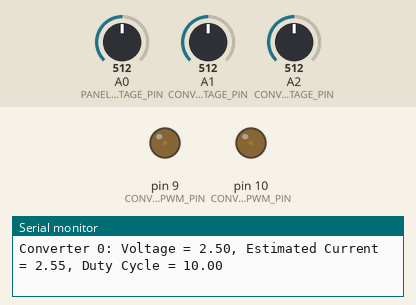
A sketch run on a simulated Arduino Uno, built with avr-gcc and run on an emulated ATmega328P. Shown: output pins drawn as LEDs (lit = HIGH), the last lines printed to the serial monitor. The test bench sets the inputs (shaded band); at power-on: A1 (CONVERTER1_VOLTAGE_PIN) = 512, A0 (PANEL_VOLTAGE_PIN) = 512, A2 (CONVERTER2_VOLTAGE_PIN) = 512.

Above: at 1.2 s.
1.3 s: A1 (CONVERTER1_VOLTAGE_PIN) set to 122
At 4.0 s:
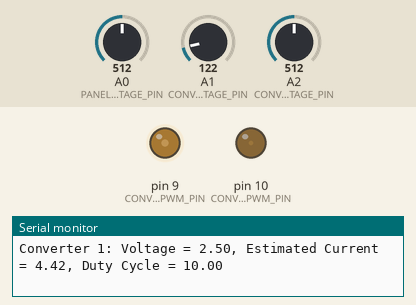
4.5 s: A0 (PANEL_VOLTAGE_PIN) set to 644
At 6.3 s:
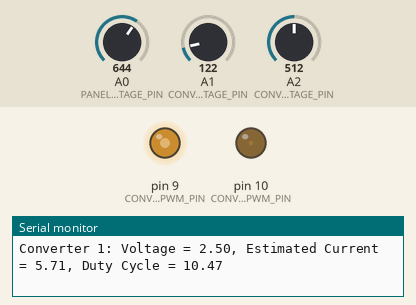
7.7 s: A0 (PANEL_VOLTAGE_PIN) set to 666
At 8.6 s:
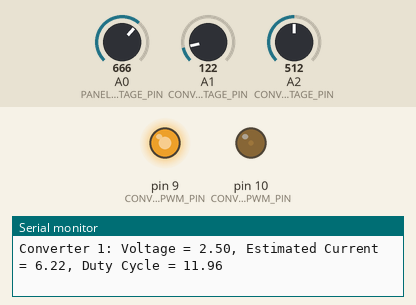
10.9 s: A2 (CONVERTER2_VOLTAGE_PIN) set to 122
14.1 s: A1 (CONVERTER1_VOLTAGE_PIN) set to 900
At 14.6 s:
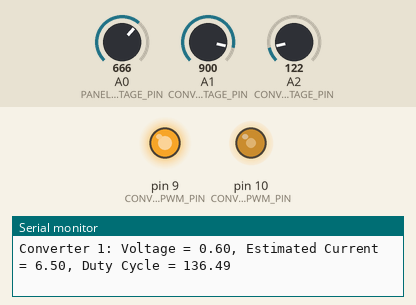
17.3 s: A2 (CONVERTER2_VOLTAGE_PIN) set to 716
Timing chart, 0 to 26.8 s (numbered marks = the images above; inputs shaded):
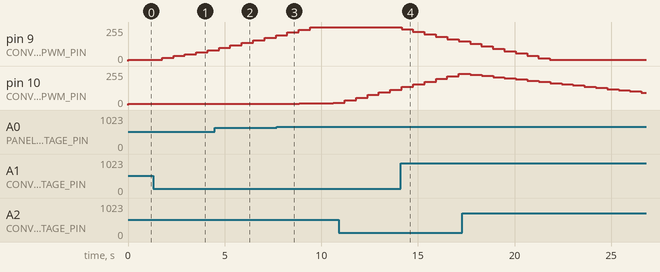

The sketch:

infer5cap.ino
```cpp
#include <Arduino.h>

// Pin Definitions
#define PANEL_VOLTAGE_PIN A0        // Analog input for panel voltage
#define CONVERTER1_VOLTAGE_PIN A1   // Voltage output of first DC-DC converter
#define CONVERTER2_VOLTAGE_PIN A2   // Voltage output of second DC-DC converter
#define CONVERTER1_PWM_PIN 9        // PWM pin for first converter
#define CONVERTER2_PWM_PIN 10       // PWM pin for second converter

// Configuration Parameters
const float TARGET_VOLTAGE_RATIO = 0.80;  // Target voltage maintenance (80%)
const int NUM_CONVERTERS = 2;
const float MAX_PWM_DUTY_CYCLE = 255.0;   // 8-bit PWM
const float MIN_PWM_DUTY_CYCLE = 10.0;    // Minimum duty cycle to prevent stalling

// System Dynamics Parameters
const float PANEL_CAPACITANCE = 100e-6;   // Fixed panel capacitor (100µF)
const float SAMPLING_PERIOD = 0.5;        // Sampling period in seconds
const float PANEL_INTERNAL_RESISTANCE = 0.5; // Estimated panel internal resistance

// Converter Priority Ranks (lower number = higher priority)
const int CONVERTER_PRIORITIES[NUM_CONVERTERS] = {1, 2};

class SolarConverter {
private:
    int voltagePin;
    int pwmPin;
    float currentDutyCycle;
    int priority;

    // Dynamic inference variables
    float previousVoltage;
    float previousCurrent;
    unsigned long lastUpdateTime;

public:
    SolarConverter(int _voltagePin, int _pwmPin, int _priority)
        : voltagePin(_voltagePin), pwmPin(_pwmPin), priority(_priority),
          currentDutyCycle(MIN_PWM_DUTY_CYCLE),
          previousVoltage(0), previousCurrent(0), lastUpdateTime(0) {}

    void initialize() {
        pinMode(pwmPin, OUTPUT);
        pinMode(voltagePin, INPUT);
    }

    float readVoltage() {
        return analogRead(voltagePin) * (5.0 / 1023.0);
    }

    float inferencePanelCurrent(float panelVoltage) {
        unsigned long currentTime = millis();
        float deltaTime = (currentTime - lastUpdateTime) / 1000.0;  // Convert to seconds

        if (deltaTime < SAMPLING_PERIOD) {
            return previousCurrent;  // Return last calculated current if sampling period not met
        }

        // Voltage change due to capacitor discharge and load
        float voltageChange = previousVoltage - panelVoltage;

        // Current inference using capacitor discharge equation
        // I = C * (dV/dt) + V/R
        float currentByCapacitor = PANEL_CAPACITANCE * (voltageChange / deltaTime);
        float currentByResistance = panelVoltage / PANEL_INTERNAL_RESISTANCE;

        float estimatedCurrent = currentByCapacitor + currentByResistance;

        // Exponential moving average for smoother estimation
        const float ALPHA = 0.3;
        estimatedCurrent = ALPHA * estimatedCurrent + (1 - ALPHA) * previousCurrent;

        // Update tracking variables
        previousVoltage = panelVoltage;
        previousCurrent = estimatedCurrent;
        lastUpdateTime = currentTime;

        return estimatedCurrent;
    }

    void adjustDutyCycle(float panelVoltage, float estimatedCurrent) {
        float currentVoltage = readVoltage();
        float targetVoltage = panelVoltage * TARGET_VOLTAGE_RATIO;

        // Advanced duty cycle adjustment considering current
        float voltageError = targetVoltage - currentVoltage;
        float currentError = estimatedCurrent - previousCurrent;

        // Proportional-Derivative like adjustment
        float dutyCycleAdjustment =
            (voltageError * 10.0) +  // Proportional voltage term
            (currentError * 5.0);    // Current change term

        // Update duty cycle with bounded adjustment
        currentDutyCycle = constrain(
            currentDutyCycle + dutyCycleAdjustment,
            MIN_PWM_DUTY_CYCLE,
            MAX_PWM_DUTY_CYCLE
        );

        analogWrite(pwmPin, currentDutyCycle);
    }

    int getPriority() const {
        return priority;
    }

    float getCurrentDutyCycle() const {
        return currentDutyCycle;
    }
};

// Array of converters
SolarConverter converters[] = {
    SolarConverter(CONVERTER1_VOLTAGE_PIN, CONVERTER1_PWM_PIN, CONVERTER_PRIORITIES[0]),
    SolarConverter(CONVERTER2_VOLTAGE_PIN, CONVERTER2_PWM_PIN, CONVERTER_PRIORITIES[1])
};

void setup() {
    Serial.begin(9600);  // For debugging

    // Initialize converters
    for (int i = 0; i < NUM_CONVERTERS; i++) {
        converters[i].initialize();
    }
}

void loop() {
    // Read panel voltage
    float panelVoltage = analogRead(PANEL_VOLTAGE_PIN) * (5.0 / 1023.0);

    // Sort converters by priority
    SolarConverter* sortedConverters[NUM_CONVERTERS];
    for (int i = 0; i < NUM_CONVERTERS; i++) {
        sortedConverters[i] = &converters[i];
    }

    // Simple bubble sort by priority
    for (int i = 0; i < NUM_CONVERTERS - 1; i++) {
        for (int j = 0; j < NUM_CONVERTERS - i - 1; j++) {
            if (sortedConverters[j]->getPriority() > sortedConverters[j+1]->getPriority()) {
                SolarConverter* temp = sortedConverters[j];
                sortedConverters[j] = sortedConverters[j+1];
                sortedConverters[j+1] = temp;
            }
        }
    }

    // Process converters in priority order
    for (int i = 0; i < NUM_CONVERTERS; i++) {
        // Infer panel current using system dynamics
        float estimatedCurrent = sortedConverters[i]->inferencePanelCurrent(panelVoltage);

        // Adjust duty cycle considering voltage and current dynamics
        sortedConverters[i]->adjustDutyCycle(panelVoltage, estimatedCurrent);

        // Debug output
        Serial.print("Converter ");
        Serial.print(i);
        Serial.print(": Voltage = ");
        Serial.print(sortedConverters[i]->readVoltage());
        Serial.print(", Estimated Current = ");
        Serial.print(estimatedCurrent);
        Serial.print(", Duty Cycle = ");
        Serial.println(sortedConverters[i]->getCurrentDutyCycle());
    }

    delay(500);  // Control loop update rate
}
```

Measured:
- the behaviour switches between 656 and 657 on A0 (PANEL_VOLTAGE_PIN) (found by bisection; images 2 and 3)
- after the input at 1.3 s, pin 9 (CONVERTER1_PWM_PIN): moves from 10/255 to 80/255 over 2.4 s, starting after 0.47 s
- after the input at 7.7 s, pin 9 (CONVERTER1_PWM_PIN): goes on until 9.4 s, then stays 255/255
- after the input at 14.1 s, pin 9 (CONVERTER1_PWM_PIN): moves from 255/255 to 147/255 over 3.0 s, starting after 0.05 s
